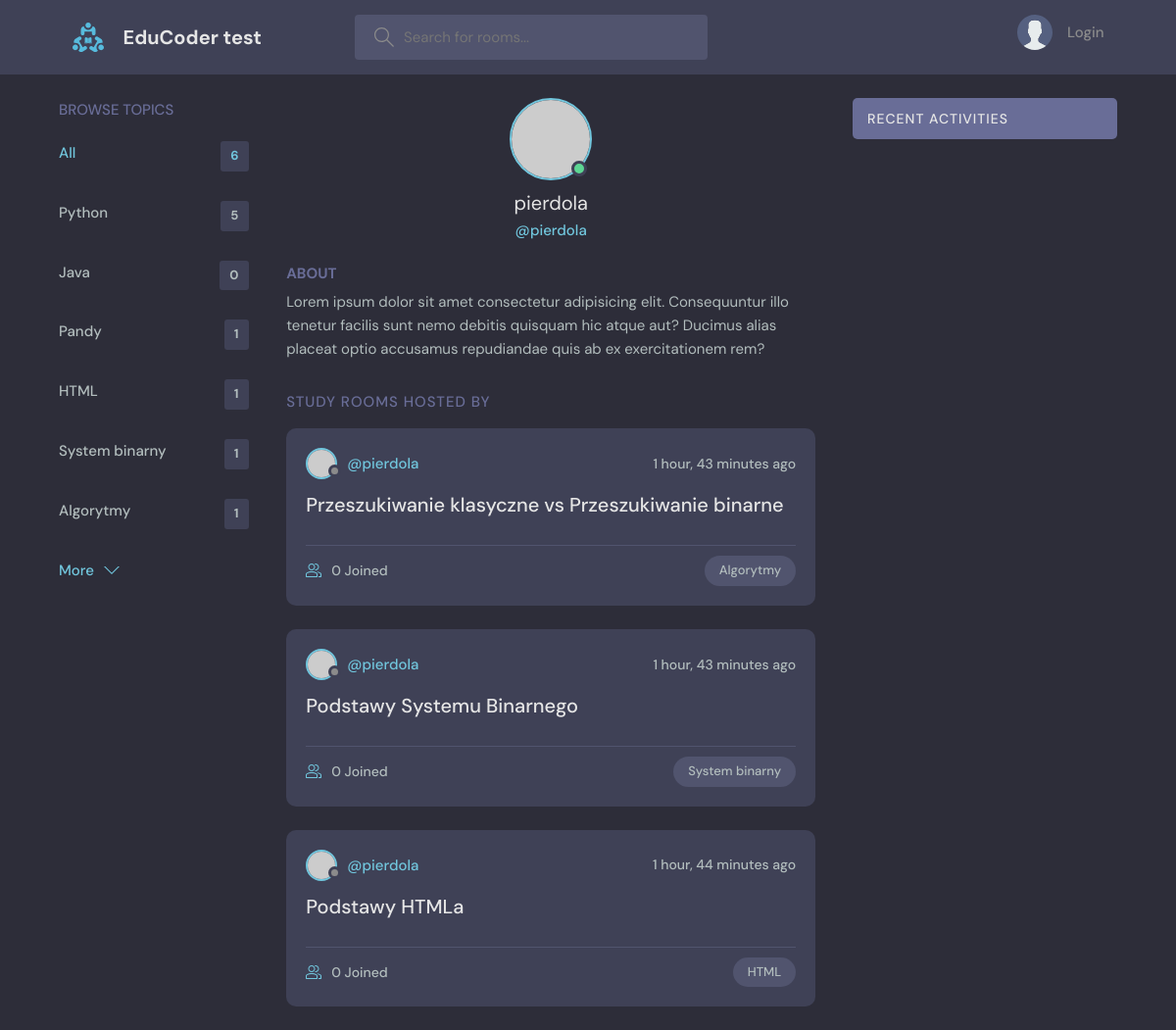
The page /profile/4/ on the database its author committed.
### base/models.py (models this page shows, shortened)
class Topic(models.Model):
    name = models.CharField(max_length=200)

class Room(models.Model):
    host = models.ForeignKey(User, on_delete=models.SET_NULL, null = True)
    topic = models.ForeignKey(Topic, on_delete=models.SET_NULL, null = True)
    name = models.CharField(max_length=200)
    description = models.TextField(null=True, blank=True)
    participants = models.ManyToManyField(User, related_name="participants", blank=True)
    updated = models.DateTimeField(auto_now=True)
    created = models.DateTimeField(auto_now_add=True)
    class Meta:
        ordering = ['-updated', 'created']

### base/views.py (the view)
# urls.py: path('profile/<str:pk>/', views.user_profile, name="user-profile"),
def user_profile(request, pk):
    user = User.objects.get(id=pk)
    rooms = user.room_set.all()
    room_messages = user.message_set.all()
    topics = Topic.objects.all()
    context = {"user": user, "rooms": rooms, 'room_messages': room_messages, "topics": topics}
    return render(request, 'base/profile.html', context)

### templates/base/profile.html (shortened to what this page needs)
{% extends 'main.html' %}
{% block content %}
<main class="profile-page layout layout--3">
    <div class="container">
        {% include 'base/topics_component.html' %}
        <div class="roomList">
            <div class="profile">
                <div class="profile__avatar">
                    <div class="avatar avatar--large active">
                        <img src="https://randomuser.me/api/portraits/men/11.jpg" />
                    </div>
                </div>
                <div class="profile__info">
                    <h3>{{user.username}}</h3>
                    <p>@{{user.username}}</p>
                </div>
                <div class="profile__about">
                    <h3>About</h3>
                    <p>
                        Lorem ipsum dolor sit amet consectetur adipisicing elit. Consequuntur illo tenetur
                        facilis sunt nemo debitis quisquam hic atque aut? Ducimus alias placeat optio
                        accusamus repudiandae quis ab ex exercitationem rem?
                    </p>
                </div>
            </div>
            <div class="roomList__header">
                <div>
                    <h2>Study Rooms Hosted by {{username}}</a>
                    </h2>
                </div>
            </div>
            {% include 'base/feed_component.html' %}
        </div>
        {% include 'base/activity_component.html' %}
    </div>
</main>
{% endblock %}

### templates/base/topics_component.html
        <div class="topics">
          <div class="topics__header">
            <h2>Browse Topics</h2>
          </div>
          <ul class="topics__list">
            <li>
              <a href="{% url 'home' %}" class="active">All <span>{{topics.count}}</span></a>
            </li>
              {% for topic in topics %}
            <li>
              <a href="{% url 'home' %}?q={{topic.name}}">{{topic.name}} <span>{{topic.room_set.all.count}}</span></a>
            </li>
              {% endfor %}
          </ul>
          <a class="btn btn--link" href="{% url 'topics' %}">
            More
            <svg version="1.1" xmlns="http://www.w3.org/2000/svg" width="32" height="32" viewBox="0 0 32 32">
              <title>chevron-down</title>
              <path d="M16 21l-13-13h-3l16 16 16-16h-3l-13 13z"></path>
            </svg>
          </a>
        </div>

### templates/base/feed_component.html (shortened to what this page needs)
{% for room in rooms %}
<div class="roomListRoom">
            <div class="roomListRoom__header">
              <a href="{% url 'user-profile' room.host.id %}" class="roomListRoom__author">
                <div class="avatar avatar--small">
                  <img src="https://randomuser.me/api/portraits/women/11.jpg" />
                </div>
                <span>@{{room.host.username}}</span>
              </a>
              <div class="roomListRoom__actions">
                <span>{{room.created|timesince}} ago</span>
              </div>
            </div>
            <div class="roomListRoom__content">
              <a href="{% url 'room' room.id %}">{{room.name}}</a>
            </div>
            <div class="roomListRoom__meta">
              <a href="{% url 'room' room.id %}" class="roomListRoom__joined">
                {{room.participants.all.count}} Joined
              </a>
              <p class="roomListRoom__topic">{{room.topic.name}}</p>
            </div>
          </div>
{% endfor %}

### rows shown on the page
Topic: name "Python", room_set.all.count "5"
Topic: name "Java", room_set.all.count "0"
Topic: name "Pandy", room_set.all.count "1"
Topic: name "HTML", room_set.all.count "1"
Topic: name "System binarny", room_set.all.count "1"
Topic: name "Algorytmy", room_set.all.count "1"
Room: host.username "pierdola", created "1 hour, 43 minutes", name "Przeszukiwanie klasyczne vs Przeszukiwanie binarne", participants.all.count "0", topic.name "Algorytmy"
Room: host.username "pierdola", created "1 hour, 43 minutes", name "Podstawy Systemu Binarnego", participants.all.count "0", topic.name "System binarny"
Room: host.username "pierdola", created "1 hour, 44 minutes", name "Podstawy HTMLa", participants.all.count "0", topic.name "HTML"

### other values the page prints
{{ topics.count }} "6"
{{ user.username }} "pierdola"
